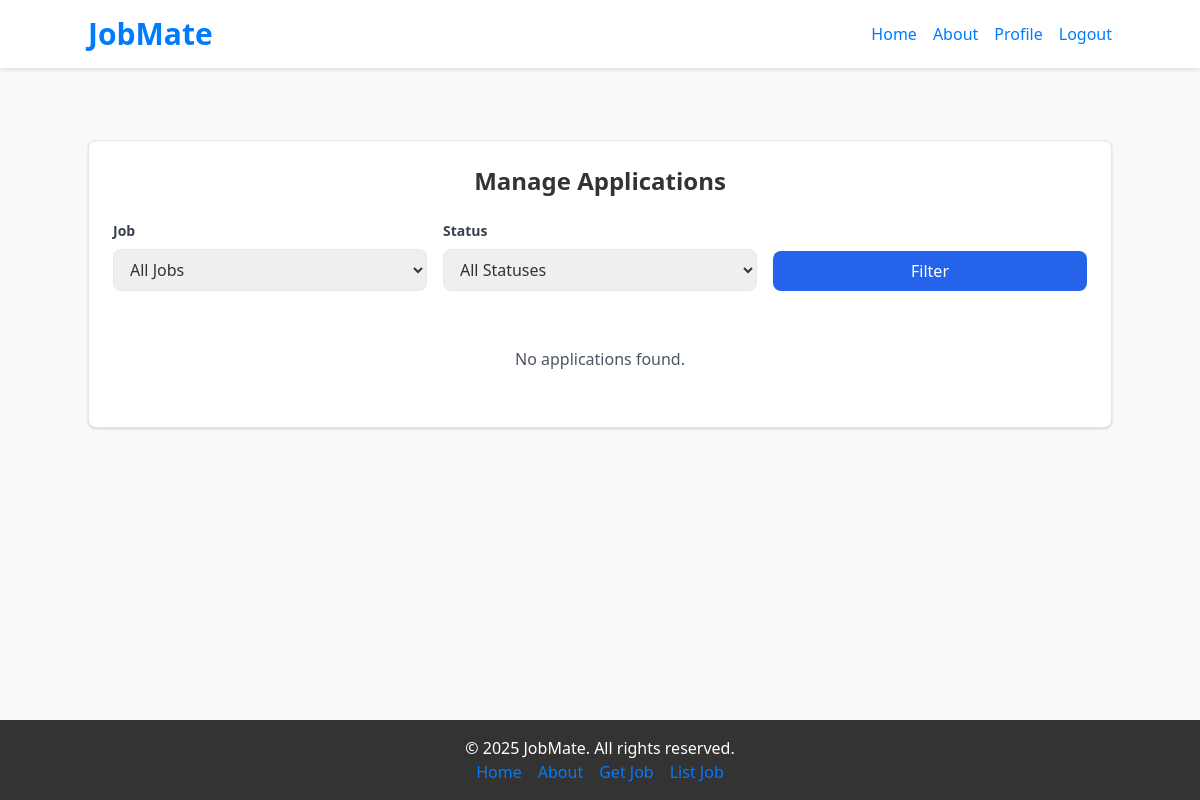
Before: /contractor/applications/ (signed in) with the older database file.
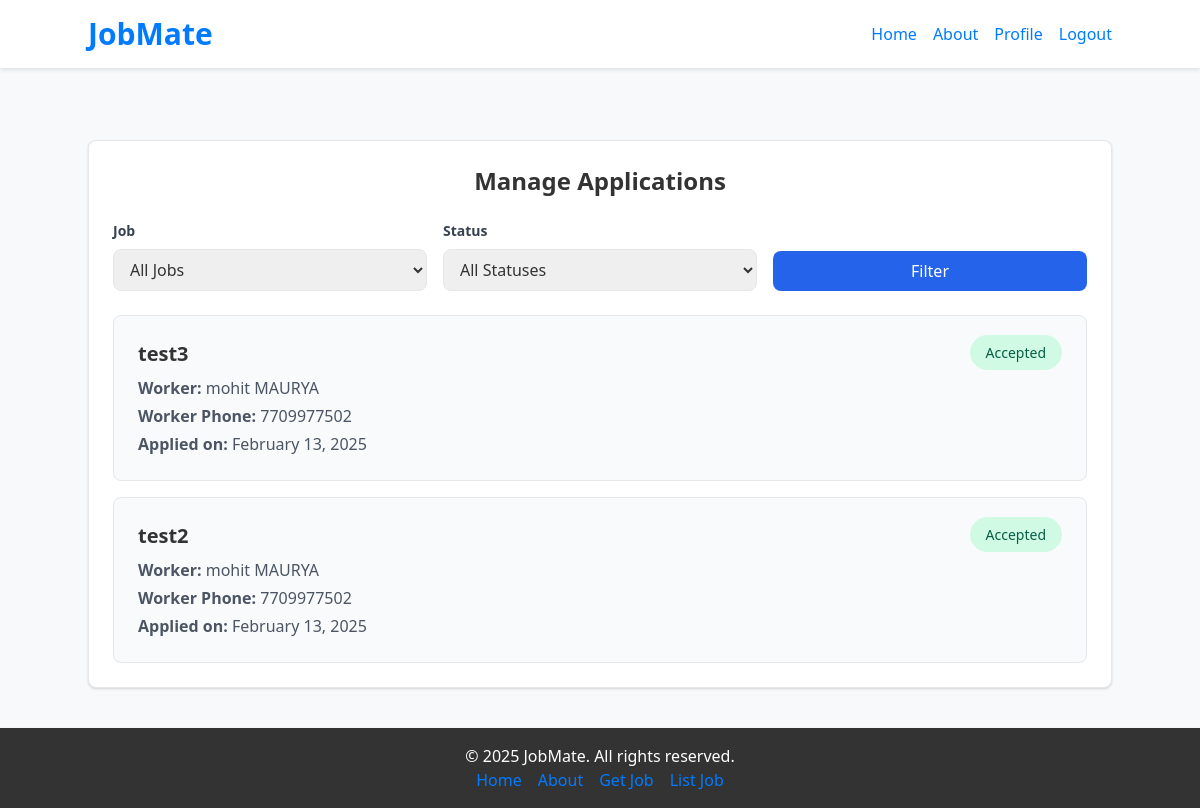
After: the same page with the newer database file.
### contractor/models.py (models this page shows, shortened)
class Application(models.Model):
    STATUS_CHOICES = (
        ('pending', 'Pending'),
        ('accepted', 'Accepted'),
        ('rejected', 'Rejected')
    )
    worker = models.ForeignKey('worker.Worker', on_delete=models.CASCADE)
    job = models.ForeignKey(Job, on_delete=models.CASCADE)
    status = models.CharField(max_length=10, choices=STATUS_CHOICES, default='pending')
    applied_at = models.DateTimeField(auto_now_add=True)
    class Meta:
        unique_together = ('worker', 'job')

class Job(models.Model):
    STATUS_CHOICES = (
        ('open', 'Open'),
        ('closed', 'Closed')
    )
    contractor = models.ForeignKey(Contractor, on_delete=models.CASCADE)
    title = models.CharField(max_length=255)
    description = models.TextField()
    location = models.CharField(max_length=255)
    wage = models.DecimalField(max_digits=10, decimal_places=2)
    required_skills = models.TextField(blank=True, null=True)
    created_at = models.DateTimeField(auto_now_add=True)
    status = models.CharField(max_length=10, choices=STATUS_CHOICES, default='open')

### worker/models.py (models this page shows, shortened)
class Worker(models.Model):
    user = models.OneToOneField(CustomUser, on_delete=models.CASCADE, primary_key=True)
    name = models.CharField(max_length=255, blank=True, null=True)
    experience = models.IntegerField(default=0)
    availability = models.BooleanField(default=True)
    location = models.CharField(max_length=255)
    profile_score = models.FloatField(default=0)
    skills = models.ManyToManyField('Skill', through='WorkerSkill')

### accounts/models.py (models this page shows)
class CustomUser(AbstractUser):
    ROLE_CHOICES = (
        ('worker', 'Worker'),
        ('contractor', 'Contractor'),
    )
    role = models.CharField(max_length=20, choices=ROLE_CHOICES, default='worker')
    phone = models.CharField(max_length=15, blank=True, null=True)
    address = models.TextField(blank=True, null=True)
    created_at = models.DateTimeField(auto_now_add=True)
    date_of_birth = models.DateField(blank=True, null=True)

### contractor/views.py (the view)
# urls.py: path('applications/', views.manage_applications, name='manage-applications'),
@login_required(login_url='/login/')
def manage_applications(request):
    contractor = request.user.contractor
    job_filter = request.GET.get('job')
    status_filter = request.GET.get('status')
    applications_list = Application.objects.filter(job__contractor=contractor)
    if job_filter:
        applications_list = applications_list.filter(job_id=job_filter)
    if status_filter:
        applications_list = applications_list.filter(status=status_filter)
    applications_list = applications_list.order_by('-applied_at')
    jobs = contractor.job_set.all()
    paginator = Paginator(applications_list, 10)
    page = request.GET.get('page')
    applications = paginator.get_page(page)
    return render(request, 'manage_applications.html', {
        'applications': applications,
        'jobs': jobs,
        'current_job': job_filter,
        'current_status': status_filter
    })

### contractor/templates/manage_applications.html (shortened to what this page needs)
{% extends "base.html" %}
{% block content %}
<div class="max-w-6xl mx-auto mt-8">
    <div class="bg-white shadow rounded-lg p-6 border">
        <h2 class="text-2xl font-bold mb-6 text-center">Manage Applications</h2>
        <form method="get" class="grid grid-cols-1 md:grid-cols-3 gap-4 mb-6">
            <div>
                <label class="block text-gray-700 text-sm font-bold mb-2" for="job">Job</label>
                <select name="job" id="job" class="w-full px-3 py-2 border rounded-lg focus:outline-none focus:ring-2 focus:ring-blue-600">
                    <option value="">All Jobs</option>
                </select>
            </div>
            <div>
                <label class="block text-gray-700 text-sm font-bold mb-2" for="status">Status</label>
                <select name="status" id="status" class="w-full px-3 py-2 border rounded-lg focus:outline-none focus:ring-2 focus:ring-blue-600">
                    <option value="">All Statuses</option>
                </select>
            </div>
            <div class="flex items-end">
                <button type="submit" class="w-full bg-blue-600 text-white px-4 py-2 rounded-lg hover:bg-blue-700">Filter</button>
            </div>
        </form>
        <div class="space-y-4">
            {% for application in applications %}
            <div class="bg-gray-50 p-6 rounded-lg border">
                <div class="flex justify-between items-start">
                    <div>
                        <h3 class="text-xl font-semibold">{{ application.job.title }}</h3>
                        <div class="mt-2 space-y-1">
                            <p class="text-gray-600"><strong>Worker:</strong> {{ application.worker.user.get_full_name }}</p>
                            <p class="text-gray-600"><strong>Worker Phone:</strong> {{ application.worker.user.phone }}</p>
                            <p class="text-gray-600"><strong>Applied on:</strong> {{ application.applied_at|date:"F j, Y" }}</p>
                        </div>
                    </div>
                    <div class="text-right">
                        <span class="px-4 py-2 rounded-full text-sm
                            {% if application.status == 'pending' %}bg-yellow-100 text-yellow-800
                            {% elif application.status == 'accepted' %}bg-green-100 text-green-800
                            {% else %}bg-red-100 text-red-800{% endif %}">
                            {{ application.get_status_display }}
                        </span>
                    </div>
                </div>
            </div>
            {% empty %}
            <div class="text-center py-8">
                <p class="text-gray-600">No applications found.</p>
            </div>
            {% endfor %}
        </div>
    </div>
</div>
{% endblock %}

Changed rows visible on the page:
added Application: job "test3", worker.user.get_full_name "mohit MAURYA", worker.user.phone "7709977502", applied_at "February 13, 2025", status "Accepted"
added Application: job "test2", worker.user.get_full_name "mohit MAURYA", worker.user.phone "7709977502", applied_at "February 13, 2025", status "Accepted"
Other visible differences:
text no longer shown: "No applications found."
